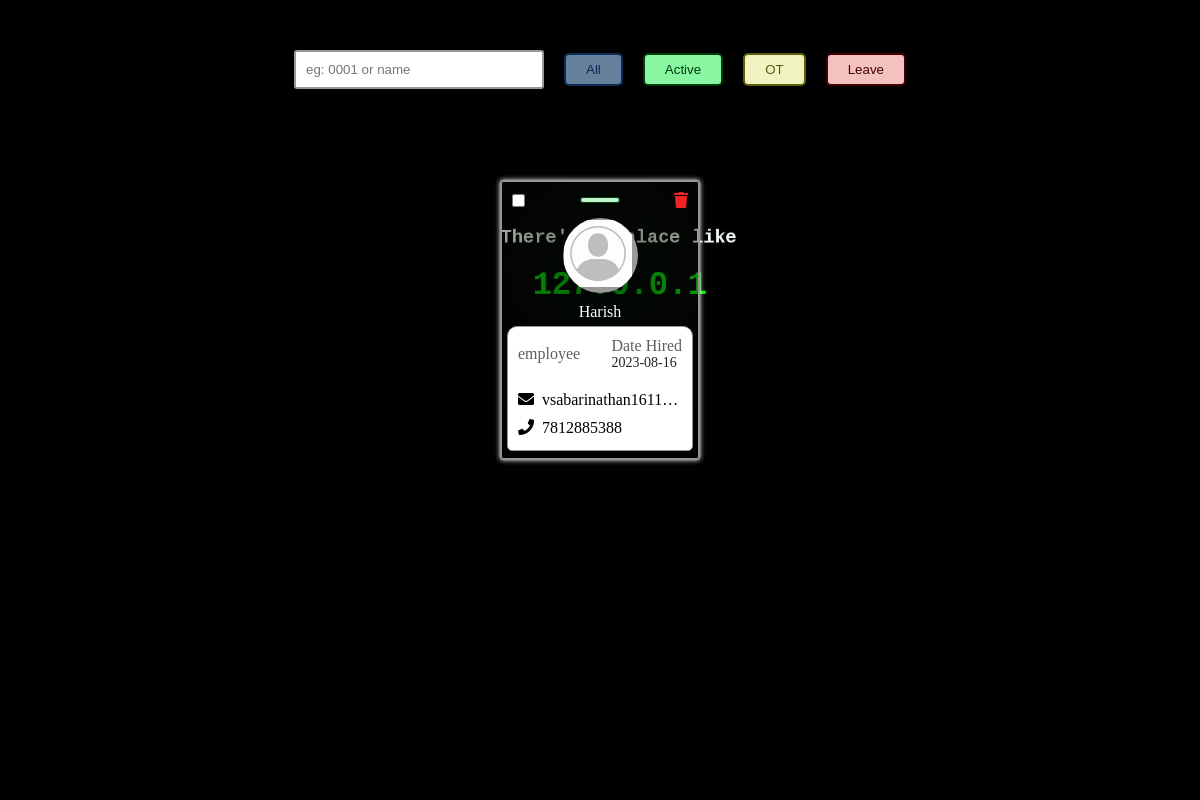
The page /profile-view (signed in) on the database its author committed.
### app/models.py (models this page shows)
class Employee(db.Model, UserMixin):
    id = db.Column(db.Integer, primary_key=True)
    name = db.Column(db.String(150), nullable=False)
    date = db.Column(db.DateTime(timezone=True), default=func.now())
    dob = db.Column(db.DateTime(timezone=True))
    designation = db.Column(db.String(150), nullable=True)
    workType = db.Column(db.String(150))
    email = db.Column(db.String(150), unique=True)
    phoneNumber = db.Column(db.Integer)
    adharNumber = db.Column(db.Integer)
    gender = db.Column(db.String(150))
    address = db.Column(db.String(150))
    mimetype =db.Column(db.String(150))
    profile_pic = db.Column(db.String(100000), default='Default/Default.jpeg')
    attendance = db.relationship('Attendance', backref='employee')

class Attendance(db.Model,UserMixin):
    id=db.Column(db.Integer,primary_key=True)
    date = db.Column(db.DateTime(timezone=True), default=func.now())
    emp_id = db.Column(db.Integer, db.ForeignKey('employee.id'))
    attendance =db.Column(db.String(150))
    wages_per_Day=db.Column(db.String(150))
    inTime=db.Column(db.String(150))
    outTime=db.Column(db.String(150))
    overtime=db.Column(db.String(150),default='00:00')
    shift=db.Column(db.String(150))
    shiftIntime = db.Column(db.String(150))
    shift_Outtime = db.Column(db.String(150))
    TotalDuration=db.Column(db.String(150))
    lateBy=db.Column(db.String(150))
    earlyGoingBy=db.Column(db.String(150))
    punchRecords=db.Column(db.String(150))

### app/views.py (the view)
@views.route('/profile-view')
@login_required
def profileView():
    try:
        employee =Employee.query.order_by(Employee.id)
    except Exception as error:
        flash(error)
    current_date = datetime.now().date()
    return render_template('profile.html',employee=employee,current_date=current_date)

### app/templates/profile.html (shortened to what this page needs)
<!DOCTYPE html>
<html lang="en">
<head>
    <link rel="stylesheet" href="static/css/profile.css">
    <link rel="stylesheet" href="https://cdnjs.cloudflare.com/ajax/libs/font-awesome/5.15.3/css/all.min.css">
</head>
<body>
    <div class="usercontainer">
        <div class="filter">
            <input type="text" name="filterinput" id="filterinput" placeholder="eg: 0001 or name">
            <button type="button" class="filter-btn all">All</button>
            <button type="button" class="filter-btn active-btn">Active</button>
            <button type="button" class="filter-btn ot-btn">OT</button>
            <button type="button" class="filter-btn leave-btn">Leave</button>
        </div>
        <div class="detailsBox">
            {%for emp in employee%}
            <div class="user" index="{{emp.id}}">
                <div class="options">
                    <div class="opt"><input type="checkbox" name="usercheck" id="usercheck"></div>
                    <div class="opt">
                        {% for attendance in emp.attendance %}
                        {%if attendance.date.date() == current_date%}
                          <p class="indicate active">
                          </p>
                          {%endif%}
                        {% endfor %}
                      </div>
                    <div class="opt"><i class="del fas fa-trash delete-icon"></i></div>
                </div>
                <div class="mid">
                    <div class="prof">
                        <img src="/static/img/profile/{{emp.profile_pic}}" alt="">
                    </div>
                    <div class="username">{{emp.name}}
                    </div>
                </div>
                <div class="bottoms">
                    <div class="detBox">
                        <div class="dettop">
                            <div class="type">
                                <span>{{emp.workType}}</span> <br>
                            </div>
                            <div class="doj">
                                <span>Date Hired</span>
                                <p>{{emp.date.date()}}</p>
                            </div>
                        </div>
                        <div class="detbottom">
                            <p class="mail"><i class="fas fa-envelope"></i>&nbsp; {{emp.email}}</p>
                            <p class="phone"><i class="fas fa-phone"></i>&nbsp; {{emp.phoneNumber}}</p>
                        </div>
                    </div>
                </div>
            </div>
            {%endfor%}
        </div>
    </div>
</body>
</html>

### app/static/css/profile.css (style rules this page uses)
* { margin: 0; padding: 0; box-sizing: border-box; }
.usercontainer { width: 100vw; height: 100vh; position: absolute; display: flex; flex-direction: column; gap: 10px; align-items: center; justify-content: center; overflow-x: hidden; background-image: url(/static/img/back2.jpg); background-size: 100%; }
.detailsBox { width: 90vw; min-height: 50vh; position: absolute; overflow-x: hidden; display: flex; gap: 25px; align-items: center; justify-content: center; top: 120px; padding: 10px; flex-wrap: wrap; }
.filter { position: absolute; top: 50px; width: 100%; display: flex; align-items: center; justify-content: center; gap: 20px; }
#filterinput { padding: 10px; border-radius: 3px; border: 2px solid #999; outline: none; width: 250px; }
.filter-btn { padding: 7px 20px; border-radius: 5px; border: 2px solid ; outline: none; cursor: pointer; }
.active-btn { background: #89f7a1; color: #003a0d; }
.ot-btn { color: #5b5d0b; background-color: #f1f4c1; }
.leave-btn { color: #420000; background-color: #f4c1c1; }
.all { color: #0E2954; background: #a0ccf7a1; }
.user { width: 200px; height: 280px; border-radius: 3px; display: flex; flex-direction: column; overflow: hidden; box-shadow: 0px 0px 5px #fff; backdrop-filter: blur(100px); border: 2px solid #969696; color: white; }
.options { flex-basis: 7%; width: 100%; height: 100%; display: flex; align-items: center; justify-content: space-between; }
.opt { display: flex; flex-direction: column; margin: 10px; }
.mid { flex-basis: 30%; width: 100%; height: 100%; display: flex; flex-direction: column; align-items: center; justify-content: center; gap: 10px; margin-bottom: 5px; }
.prof { width: 75px; height: 75px; border-radius: 50%; background: #999; overflow: hidden; }
.prof img { width: 90%; height: 90%; margin: 2%; }
.bottoms { flex-basis: 65%; width: 100%; height: 100%; color: #000; }
.detBox { width: 95%; height:95%; border-radius: 10px 10px 5px 5px; background: #ffffff; margin: 0 auto; border: 1px solid #999; }
.dettop { display: flex; align-items: center; justify-content: space-between; padding: 10px; }
.dettop span { color: #5f5f5f; }
.dettop p { color: #222222; font-size: 14px; }
.detbottom { display: flex; flex-direction: column; padding: 10px; gap: 10px; }
.mail { white-space: nowrap; overflow: hidden; text-overflow: ellipsis; }
.indicate { font-size: 13px; padding: 2px 19px; border-radius: 3px; border: 1px solid; text-transform: capitalize; }
.indicate.active { color: #003a0d; background-color: #c1f4cc; }
.delete-icon { cursor: pointer; color: #ef2323; }
#usercheck { cursor: pointer; accent-color: #45cf63; }

### rows shown on the page
Employee: profile_pic (placeholder picture), name "Harish", workType "employee", date "2023-08-16", email "vsabarinathan1611…", phoneNumber "7812885388"
